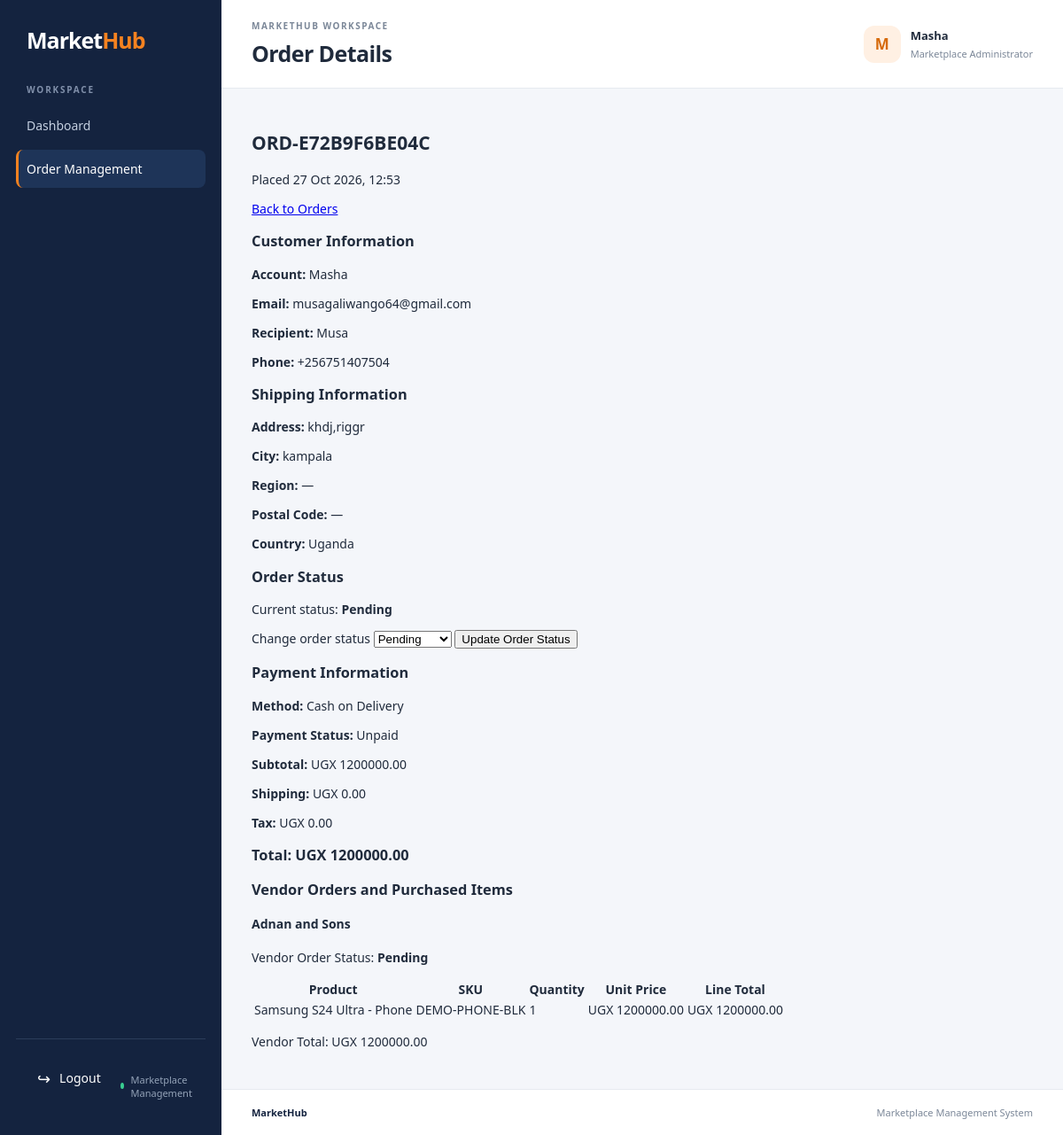
The app's page /dashboard/admin/orders/ORD-E72B9F6BE04C/ (signed in), older data.
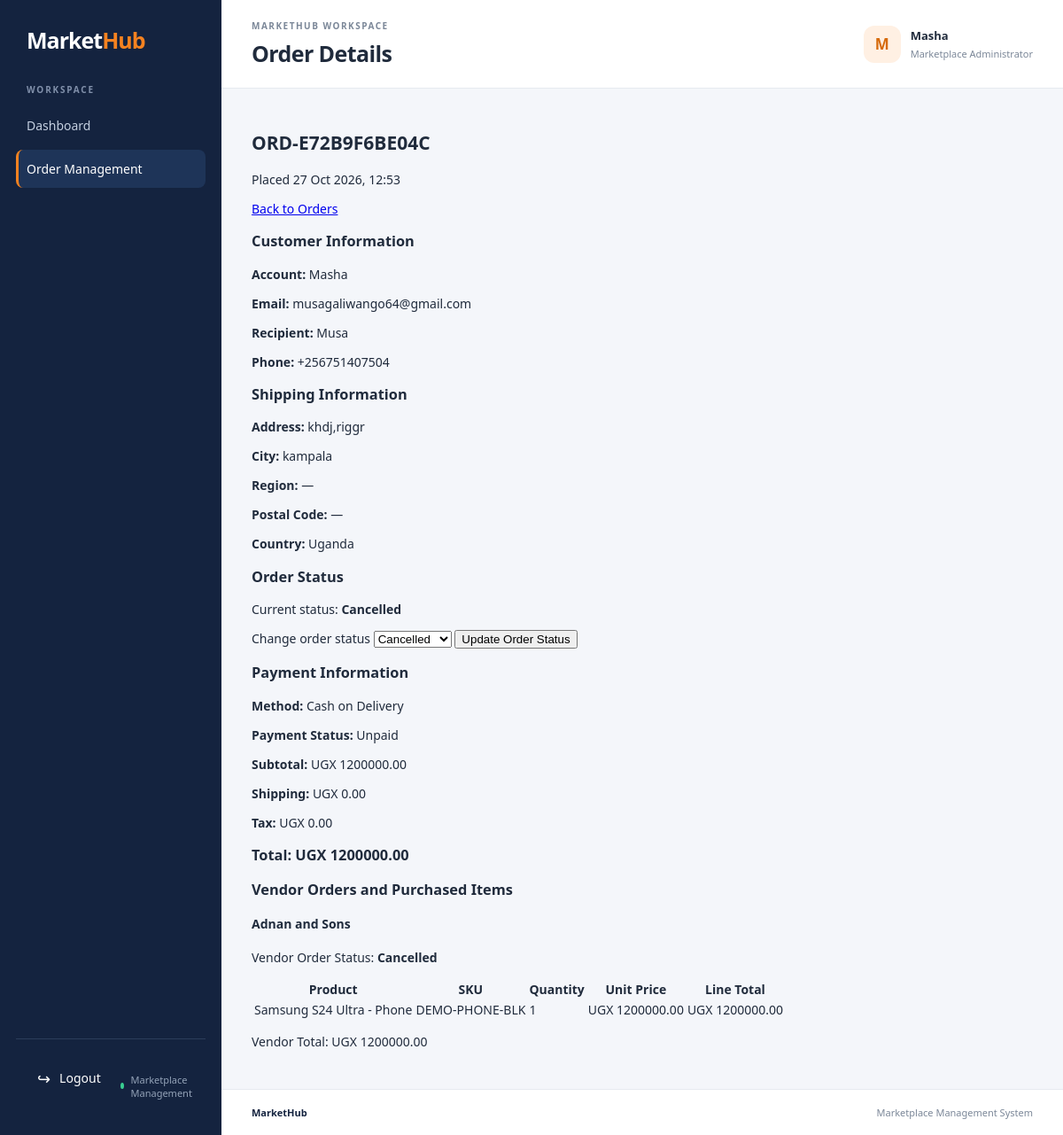
The same page, newer data.
### orders/models.py (models this page shows, shortened)
class Order(models.Model):
    class Status(models.TextChoices):
        PENDING = "PENDING", "Pending"
        CONFIRMED = "CONFIRMED", "Confirmed"
        PROCESSING = "PROCESSING", "Processing"
        SHIPPED = "SHIPPED", "Shipped"
        DELIVERED = "DELIVERED", "Delivered"
        CANCELLED = "CANCELLED", "Cancelled"
    class PaymentStatus(models.TextChoices):
        UNPAID = "UNPAID", "Unpaid"
        PENDING = "PENDING", "Payment Pending"
        PAID = "PAID", "Paid"
        FAILED = "FAILED", "Failed"
        REFUNDED = "REFUNDED", "Refunded"
    class PaymentMethod(models.TextChoices):
        CASH_ON_DELIVERY = "CASH_ON_DELIVERY", "Cash on Delivery"
        MOBILE_MONEY = "MOBILE_MONEY", "Mobile Money"
        CARD = "CARD", "Card"
    order_number = models.CharField(
        max_length=16,
        unique=True,
        default=generate_order_number,
        editable=False,
    )
    customer = models.ForeignKey(
        settings.AUTH_USER_MODEL,
        on_delete=models.PROTECT,
        related_name="orders",
    )
    status = models.CharField(
        max_length=20,
        choices=Status.choices,
        default=Status.PENDING,
    )
    payment_status = models.CharField(
        max_length=20,
        choices=PaymentStatus.choices,
        default=PaymentStatus.UNPAID,
    )
    payment_method = models.CharField(
        max_length=25,
        choices=PaymentMethod.choices,
        default=PaymentMethod.CASH_ON_DELIVERY,
    )
    shipping_full_name = models.CharField(max_length=150)
    shipping_phone = models.CharField(max_length=30)
    shipping_address = models.TextField()
    shipping_city = models.CharField(max_length=100)
    shipping_region = models.CharField(max_length=100, blank=True)
    shipping_postal_code = models.CharField(max_length=20, blank=True)
    shipping_country = models.CharField(max_length=100, default="Uganda")
    subtotal = models.DecimalField(
        max_digits=12,
        decimal_places=2,
        default=Decimal("0.00"),
        validators=[MinValueValidator(Decimal("0.00"))],
    )
    shipping_cost = models.DecimalField(
        max_digits=12,
        decimal_places=2,
        default=Decimal("0.00"),
        validators=[MinValueValidator(Decimal("0.00"))],
    )
    tax_amount = models.DecimalField(
        max_digits=12,
        decimal_places=2,
        default=Decimal("0.00"),
        validators=[MinValueValidator(Decimal("0.00"))],
    )
    total_amount = models.DecimalField(
        max_digits=12,
        decimal_places=2,
        default=Decimal("0.00"),
        validators=[MinValueValidator(Decimal("0.00"))],
    )
    customer_note = models.TextField(blank=True)
    created_at = models.DateTimeField(auto_now_add=True)
    updated_at = models.DateTimeField(auto_now=True)
    class Meta:
        ordering = ["-created_at"]
        indexes = [
            models.Index(fields=["customer", "status"]),
            models.Index(fields=["payment_status"]),
            models.Index(fields=["created_at"]),
        ]

class VendorOrder(models.Model):
    class Status(models.TextChoices):
        PENDING = "PENDING", "Pending"
        ACCEPTED = "ACCEPTED", "Accepted"
        PROCESSING = "PROCESSING", "Processing"
        SHIPPED = "SHIPPED", "Shipped"
        DELIVERED = "DELIVERED", "Delivered"
        CANCELLED = "CANCELLED", "Cancelled"
    order = models.ForeignKey(
        Order,
        on_delete=models.PROTECT,
        related_name="vendor_orders",
    )
    vendor = models.ForeignKey(
        "vendors.Vendor",
        on_delete=models.PROTECT,
        related_name="vendor_orders",
    )
    status = models.CharField(
        max_length=20,
        choices=Status.choices,
        default=Status.PENDING,
    )
    subtotal = models.DecimalField(
        max_digits=12,
        decimal_places=2,
        default=Decimal("0.00"),
        validators=[MinValueValidator(Decimal("0.00"))],
    )
    shipping_cost = models.DecimalField(
        max_digits=12,
        decimal_places=2,
        default=Decimal("0.00"),
        validators=[MinValueValidator(Decimal("0.00"))],
    )
    total_amount = models.DecimalField(
        max_digits=12,
        decimal_places=2,
        default=Decimal("0.00"),
        validators=[MinValueValidator(Decimal("0.00"))],
    )
    created_at = models.DateTimeField(auto_now_add=True)
    updated_at = models.DateTimeField(auto_now=True)
    class Meta:
        ordering = ["-created_at"]
        constraints = [
            models.UniqueConstraint(
                fields=["order", "vendor"],
                name="unique_vendor_order_per_order",
            ),
        ]
        indexes = [
            models.Index(fields=["vendor", "status"]),
        ]

### accounts/models.py (models this page shows, shortened)
class User(AbstractUser):
    class Role(models.TextChoices):
        CUSTOMER = "CUSTOMER", "Customer"
        VENDOR = "VENDOR", "Vendor"
    email = models.EmailField(unique=True)
    role = models.CharField(
        max_length=10,
        choices=Role.choices,
        default=Role.CUSTOMER
    )

### vendors/models.py (models this page shows, shortened)
class Vendor(models.Model):
    class Status(models.TextChoices):
        PENDING = "PENDING", "Pending approval"
        APPROVED = "APPROVED", "Approved"
        REJECTED = "REJECTED", "Rejected"
        SUSPENDED = "SUSPENDED", "Suspended"
    user = models.OneToOneField(
        settings.AUTH_USER_MODEL,
        on_delete=models.CASCADE,
        related_name="vendor_profile",
    )
    store_name = models.CharField(max_length=150, unique=True)
    slug = models.SlugField(max_length=170, unique=True, blank=True)
    description = models.TextField(blank=True)
    phone_number = models.CharField(max_length=20, blank=True)
    business_address = models.TextField(blank=True)
    status = models.CharField(
        max_length=10,
        choices=Status.choices,
        default=Status.PENDING,
    )
    created_at = models.DateTimeField(auto_now_add=True)
    updated_at = models.DateTimeField(auto_now=True)

### ecommerce/views.py (the view)
@login_required
@user_passes_test(is_marketplace_admin)
def admin_order_detail(request, order_number):
    order = get_object_or_404(
        Order.objects
        .select_related("customer")
        .prefetch_related(
            "vendor_orders__vendor",
            "vendor_orders__items",
        ),
        order_number=order_number,
    )
    return render(
        request,
        "dashboards/admin_order_detail.html",
        {"order": order},
    )

### carts/context_processors.py (called while the page is built)
def cart_item_count(request):
    if not request.user.is_authenticated:
        return {"cart_item_count": 0}
    cart = Cart.objects.filter(
        user=request.user,
        status=Cart.Status.ACTIVE,
    ).first()
    if cart is None:
        return {"cart_item_count": 0}
    return {
        "cart_item_count": sum(
            item.quantity for item in cart.items.all()
        )
    }

### ecommerce/views.py (called while the page is built)
def is_marketplace_admin(user):
    return user.is_staff or user.is_superuser

### products/views.py (called while the page is built)
def navigation_categories(request):
    categories = (
        Category.objects
        .filter(is_active=True, parent__isnull=True)
        .prefetch_related("subcategories")
        .order_by("name")
    )
    return {
        "navigation_categories": categories,
    }

### templates/dashboards/admin_order_detail.html (shortened to what the changed rows need)
{% extends "dashboards/base.html" %}
{% block page_heading %}Order Details{% endblock %}
{% block content %}
<div class="order-detail-header">
    <div>
        <h2>{{ order.order_number }}</h2>
        <p>Placed {{ order.created_at|date:"d M Y, H:i" }}</p>
    </div>
</div>
<div class="order-detail-grid">
    <section class="dashboard-panel">
        <h3>Customer Information</h3>
        <p><strong>Account:</strong> {{ order.customer.username }}</p>
        <p><strong>Email:</strong> {{ order.customer.email }}</p>
        <p><strong>Recipient:</strong> {{ order.shipping_full_name }}</p>
        <p><strong>Phone:</strong> {{ order.shipping_phone }}</p>
    </section>
    <section class="dashboard-panel">
        <h3>Shipping Information</h3>
        <p><strong>Address:</strong> {{ order.shipping_address }}</p>
        <p><strong>City:</strong> {{ order.shipping_city }}</p>
        <p><strong>Region:</strong> {{ order.shipping_region|default:"—" }}</p>
        <p><strong>Postal Code:</strong> {{ order.shipping_postal_code|default:"—" }}</p>
        <p><strong>Country:</strong> {{ order.shipping_country }}</p>
    </section>
    <section class="dashboard-panel">
        <p>
            Current status:
            <strong>{{ order.get_status_display }}</strong>
        </p>
        <form
            method="POST"
            action="{% url 'update_order_status' order.order_number %}"
            onsubmit="return confirm('Are you sure you want to update this order status?');"
        >
            <label for="order-status">Change order status</label>
            <select name="status" id="order-status" required>
                {% for value, label in order.Status.choices %}
                    <option value="{{ value }}" {% if order.status == value %}selected{% endif %}>
                        {{ label }}
                    </option>
                {% endfor %}
            </select>
            <button type="submit" class="primary-btn">
                Update Order Status
            </button>
        </form>
    </section>
    <section class="dashboard-panel">
        <h3>Payment Information</h3>
        <p><strong>Method:</strong> {{ order.get_payment_method_display }}</p>
        <p><strong>Payment Status:</strong> {{ order.get_payment_status_display }}</p>
        <p><strong>Subtotal:</strong> UGX {{ order.subtotal|floatformat:2 }}</p>
        <p><strong>Shipping:</strong> UGX {{ order.shipping_cost|floatformat:2 }}</p>
        <p><strong>Tax:</strong> UGX {{ order.tax_amount|floatformat:2 }}</p>
        <h3>Total: UGX {{ order.total_amount|floatformat:2 }}</h3>
    </section>
</div>
<section class="dashboard-panel order-items-panel">
    {% for vendor_order in order.vendor_orders.all %}
        <div class="vendor-order-section">
            <h4>{{ vendor_order.vendor.store_name }}</h4>
            <p>
                Vendor Order Status:
                <strong>{{ vendor_order.get_status_display }}</strong>
            </p>
            <div class="table-responsive">
                <table class="management-table">
                    <thead>
                        <tr>
                            <th>Product</th>
                            <th>SKU</th>
                            <th>Quantity</th>
                            <th>Unit Price</th>
                            <th>Line Total</th>
                        </tr>
                    </thead>
                    <tbody>
                        {% for item in vendor_order.items.all %}
                            <tr>
                                <td>{{ item.product_name }}</td>
                                <td>{{ item.sku }}</td>
                                <td>{{ item.quantity }}</td>
                                <td>UGX {{ item.unit_price|floatformat:2 }}</td>
                                <td>UGX {{ item.line_total|floatformat:2 }}</td>
                            </tr>
                        {% empty %}
                            <tr>
                                <td colspan="5">No items found.</td>
                            </tr>
                        {% endfor %}
                    </tbody>
                </table>
            </div>
            <p class="vendor-order-total">
                Vendor Total: UGX {{ vendor_order.total_amount|floatformat:2 }}
            </p>
        </div>
    {% empty %}
        <p>No vendor orders found for this order.</p>
    {% endfor %}
</section>
{% endblock %}

Row changes from the older to the newer data that the page shows:
changed Order "ORD-E72B9F6BE04C": status "Pending" → "Cancelled"
changed VendorOrder "Adnan and Sons": status "Pending" → "Cancelled"
